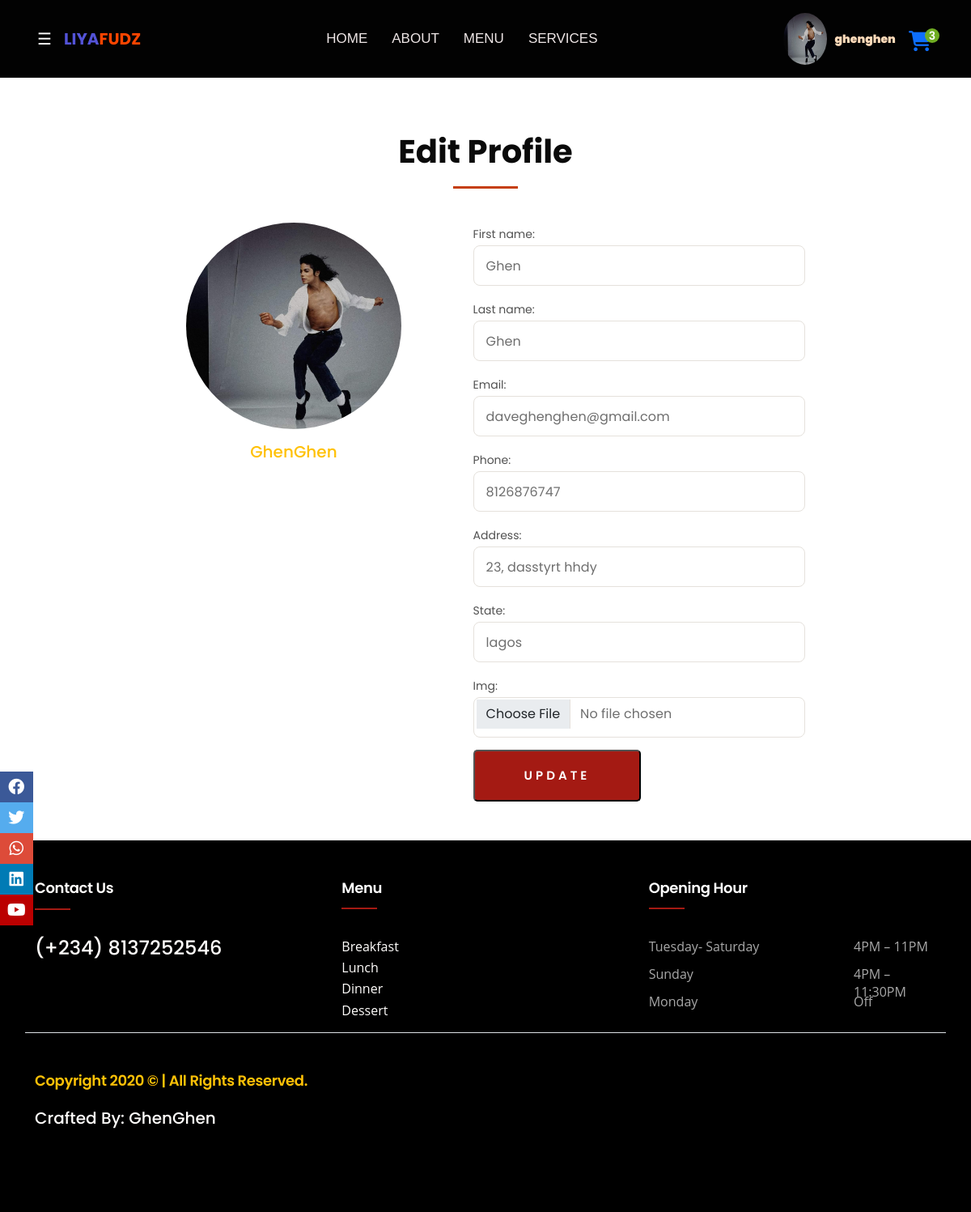
/profile_update (signed in), run on the app's committed database.
### home/models.py (models this page shows, shortened)
class Profile(models.Model):
    user = models.OneToOneField(User, on_delete=models.CASCADE)
    first_name = models.CharField(max_length=50)
    last_name = models.CharField(max_length=50)
    email = models.EmailField(max_length=50)
    phone = models.CharField(max_length=20)
    address = models.CharField(max_length=255)
    state = models.CharField(max_length=255)
    img = models.ImageField(upload_to='profile', default='profile/pix.jpg')
    class Meta:
        db_table = 'profile'
        managed = True
        verbose_name = 'Profile'
        verbose_name_plural = 'Profiles'

### home/views.py (the view, shortened to what this page needs)
# urls.py: path('profile_update', views.profile_update, name='profile_update'),
@login_required(login_url='signin')
def profile_update(request):
    profile = Profile.objects.get(user__username = request.user.username)
    update = ProfileUpdate(instance=request.user.profile)
    context = {
        'profile':profile,
        'update':update,
    }
    return render(request, 'profile_update.html', context)

### home/forms.py
class ProfileUpdate(forms.ModelForm):
   class Meta:
      model = Profile
      fields = ['first_name','last_name','email','phone','address','state', 'img']
      widgets = {
         'first_name':forms.TextInput(attrs={'class':'form-control', 'placeholder':'First Name'}),
         'last_name':forms.TextInput(attrs={'class':'form-control', 'placeholder':'First Name'}),
         'email':forms.EmailInput(attrs={'class':'form-control', 'placeholder':'Email'}),
         'phone':forms.TextInput(attrs={'class':'form-control', 'placeholder':'Phone Number'}),
         'address':forms.TextInput(attrs={'class':'form-control', 'placeholder':'address'}),
         'state':forms.TextInput(attrs={'class':'form-control', 'placeholder':'State'}),
         'img':forms.FileInput(attrs={'class':'form-control'}),
      }

### home/context_processor.py (called while the page is built)
def cartread(request):
    cart = Shopcart.objects.filter(user__username = request.user.username, paid=False)
    cartcount = 0
    for count in cart:
        cartcount += count.quantity
    context ={
        'cartcount':cartcount
    }
    return context

### home/templates/profile_update.html (shortened to what this page needs)
{% extends 'base.html' %}
{% load static %}
{% block header %} {% include 'header.html' %}  {% endblock header %}
{% block icon-bar %} {% include 'icon-bar.html' %} {% endblock icon-bar %}
{% block content %}
<div class="container mb-5">
    <h3 class="cap">Edit Profile</h3>
  <div class="row justify-content-center justify-content-md-around justify-content-lg-center text-warning text-center gy-5">
    <div class="col-10 col-sm-10 col-md-4 col-lg-4 col-xl-4">
      <div class="card border-0 bg-transparent">
          <img src="{{profile.img.url}}" class="card-img-top rounded-circle w-75 mx-auto rounded-circle">
          <div class="card-body">
            <h5 class="card-title">GhenGhen</h5>
          </div>
      </div>
    </div>
    <div class="col-10 col-sm-10 col-md-5 col-lg-5 col-xl-5">
      <div class="profile-form px-lg-3 text-start">
          <form class="px-lg-1" action="{% url 'profile_update' %}" method="POST" enctype="multipart/form-data">
            {{update.as_p}}
                <button type="submit" class="theme-btn btn-style-tw">Update</button>
          </form>
      </div>
    </div>
  </div>
</div>
{% endblock content %}
{% block footer %}  {% include "footer.html" %}  {% endblock footer %}

### home/templates/header.html (shortened to what this page needs)
{% load static %}
<nav id="header" class="navbar navbar-expand-md navbar-light pt-3 pb-3">
    <div class="container">
      <div>
        <button class="openbtn" onclick="openNav()">&#9776;</button>
      </div>
      <a class="navbar-brand" href="{% url 'index' %}"><span style="color: rgb(83, 83, 215);">Liya</span><span style="color:orangered ;">Fudz</span></a>
      <div class="collapse navbar-collapse" id="navbarSupportedContent">
        <ul class="navbar-nav mx-auto mb-2 mb-lg-0">
          <li class="nav-item">
            <a class="nav-link active" aria-current="page" href="{% url 'index' %}">Home</a>
          </li>
          <li class="nav-item">
            <a class="nav-link" href="{% url 'about' %}">About</a>
          </li>
          <li class="nav-item">
            <a class="nav-link " href="{% url 'product' %}">Menu</a>
          </li>
          <li class="nav-item dropdown">
            <a class="nav-link "  href="#" id="navbarDropdown" role="menu" data-bs-toggle="dropdown" aria-expanded="false" class="dropbtn">
              Services
            </a>
          </li>
        </ul>
      </div>
    </div>
    {% if user.is_authenticated %}
          <li class=" dropdown"><img style="height: 8vh;" src="{{request.user.profile.img.url}}" class="rounded-circle w-10 mx-auto rounded-circle">
         <li style="color: peachpuff;font-weight:900;margin-left:.6rem"> {{user.username}}</li>
        <div class="others-options d-flex align-items-center ps-3 pe-4">
          <div class="option-item">
            <div class="cart-btn">
              <a href=" {% url 'displaycart' %}">
                <i class="fas fa-shopping-cart"></i>
                {% if cartcount > 0 %}
                  <span>{{cartcount}}</span>
                {% else %}
                  <span>0</span>
                {% endif %}
              </a>
            </div>
          </div>
        </div>
    {% endif %}
  </nav>

### data on the page
Profile: img (picture), first_name "Ghen", last_name "Ghen", email "daveghenghen@gmail.com", phone "8126876747", address "23, dasstyrt hhdy", state "lagos"

### other printed values
{{ user.username }} "ghenghen"
{{ cartcount }} "3"
